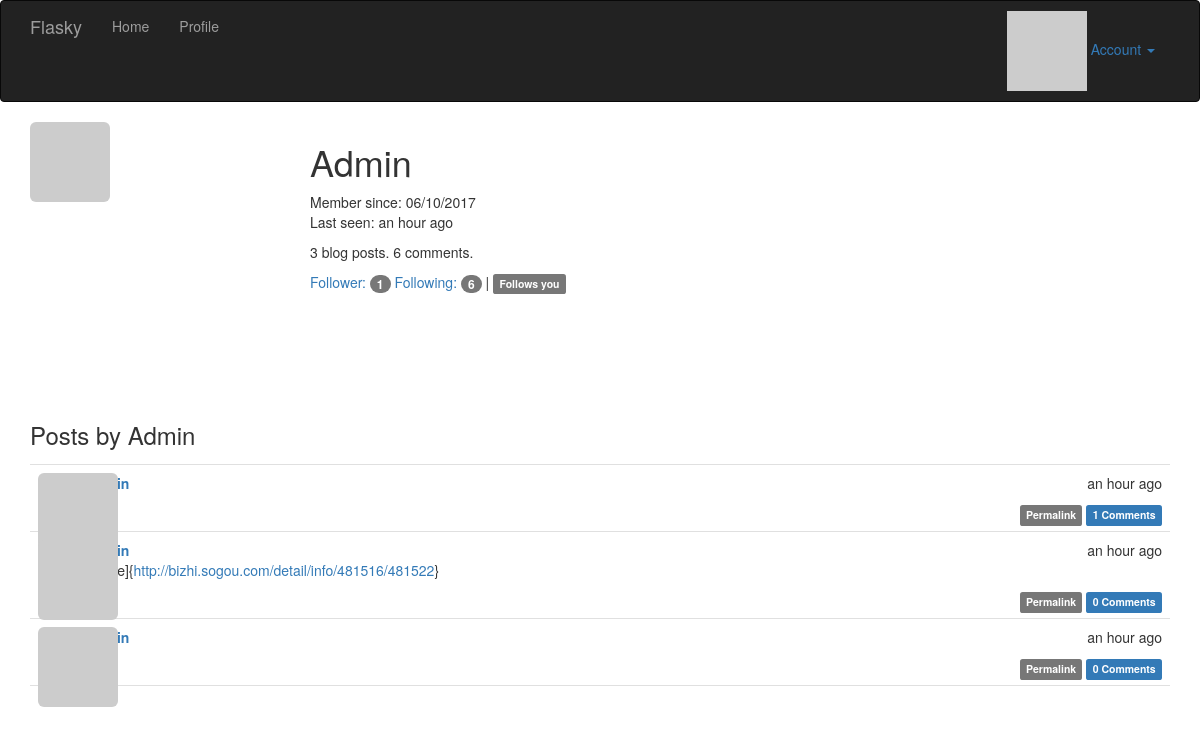
The app's page /user/Admin (signed in) with its own data.
### app/models.py (models this page shows, shortened)
class User(UserMixin, db.Model):
    __tablename__ = 'users'
    id = db.Column(db.Integer, primary_key=True)
    email = db.Column(db.String(64), unique=True, index=True)
    username = db.Column(db.String(64), unique=True, index=True)
    role_id = db.Column(db.Integer, db.ForeignKey('roles.id'))
    password_hash = db.Column(db.String(128))
    confirmed = db.Column(db.Boolean, default=False)
    name = db.Column(db.String(64))
    location = db.Column(db.String(64))
    about_me = db.Column(db.Text())
    member_since = db.Column(db.DateTime(), default=datetime.utcnow)
    last_seen = db.Column(db.DateTime(), default=datetime.utcnow)
    avatar_hash = db.Column(db.String(32))
    posts = db.relationship("Post", backref="author", lazy="dynamic")
    followed = db.relationship("Follow", foreign_keys=[Follow.follower_id],
                               backref=db.backref('follower', lazy='joined'), lazy='dynamic',
                               cascade='all, delete-orphan')
    followers = db.relationship("Follow", foreign_keys=[Follow.followed_id],
                                backref=db.backref('followed', lazy='joined'), lazy='dynamic',
                                cascade='all, delete-orphan')
    comments = db.relationship('Comment', backref='author', lazy='dynamic')
    def can(self, permissions):
        return self.role is not None and (self.role.permissions & permissions) == permissions
    def is_administrator(self):
        return self.can(Permission.ADMINISTER)
    @property
    def password(self):
        raise AttributeError("password is not a readable attribute")
    def gravatar(self, size=100, default="identicon", rating="g"):
        if request.is_secure:
            url = "http://secure.gravatar.com/avatar"
        else:
            url = 'http://www.gravatar.com/avatar'
        hash = self.avatar_hash or hashlib.md5(self.email.encode("utf-8")).hexdigest()
        return '{url}/{hash}?s={size}&d={default}&r={rating}'.format(
            url=url, hash=hash, size=size, default=default, rating=rating)
    def ping(self):
        self.last_seen = datetime.utcnow()
        db.session.add(self)
    def is_following(self, user):
        return self.followed.filter_by(followed_id=user.id).first() is not None

class Post(db.Model):
    __tablename__ = "posts"
    id = db.Column(db.Integer, primary_key=True)
    body = db.Column(db.Text)
    body_html = db.Column(db.Text)
    timestamp = db.Column(db.DateTime, index=True, default=datetime.utcnow)
    author_id = db.Column(db.Integer, db.ForeignKey("users.id"))
    comments = db.relationship('Comment', backref='post', lazy='dynamic')

### app/main/views.py (the view)
@main.route("/user/<username>")
def user(username):
    user = User.query.filter_by(username=username).first()
    if user is None:
        abort(404)
    posts = user.posts.order_by(Post.timestamp.desc()).all()
    return render_template("user.html", user=user, posts=posts)

### app/auth/views.py (called while the page is built)
@auth.before_app_request
def before_request():
    if current_user.is_authenticated:
        current_user.ping()
        if not current_user.confirmed \
                and request.endpoint[:5] != "auth.":
            return redirect(url_for("auth.unconfirmed"))

### app/main/__init__.py (called while the page is built)
@main.app_context_processor
def inject_permissions():
    return dict(Permission=Permission)

### app/models.py (called while the page is built)
@login_manager.user_loader
def load_user(user_id):
    return User.query.get(int(user_id))

### app/templates/user.html (shortened to what this page needs)
{% extends 'base.html' %}
{% import "_macros.html" as macros %}
{% block page_content %}
    <img class="img-rounded profile-thumbnail" src="{{ user.gravatar(size=256) }}" >
	<div class="profile-header">
        <h1>{{ user.username }}</h1>
    <p>
        Member since: {{ moment(user.member_since).format("L") }}<br />
        Last seen: {{ moment(user.last_seen).fromNow() }}
    </p>
    <p>{{ user.posts.count() }} blog posts. {{ user.comments.count() }} comments.</p>
    <p>
        <a href="{{ url_for('.followers', username=user.username) }}">
            Follower: <span class="badge">{{ user.followers.count() - 1}}</span>
        </a>
        <a href="{{ url_for('.followed_by', username=user.username) }}">
            Following: <span class="badge">{{ user.followed.count() - 1}}</span>
        </a>
        {% if current_user.is_authenticated and user != current_user and
             user.is_following(current_user) %}
          |  <span class="label label-default">Follows you</span>
        {% endif %}
    </p>
	</div>
    <h3>Posts by {{ user.username }}</h3>
    {% include "_posts.html" %}
{% endblock %}

### app/templates/base.html (shortened to what this page needs)
{% extends 'bootstrap/base.html' %}
{% block head %}
	{{ super() }}
    <link rel="stylesheet"  href="{{ url_for("static", filename='css/styles.css') }}" type="text/css">
{% endblock %}
{% block navbar %}
<div class="navbar navbar-inverse" role='navigation'>
	<div class="container">
		<div class="navbar-header">
			<a class="navbar-brand" href="{{ url_for('main.index') }}">Flasky</a>
		</div>
		<div class="navbar-collapse collapse">
			<ul class="nav navbar-nav">
				<li><a href="{{ url_for('main.index') }}">Home</a></li>
                {% if current_user.is_authenticated %}
                    <li>
                        <a href="{{ url_for("main.user", username=current_user.username) }}">
                            Profile
                        </a>
                    </li>
                {% endif %}
			</ul>
            <ul class="nav navbar-right">
                {% if current_user.is_authenticated %}
                 <li class="dropdown">
                    <a href="#" class="dropdown-toggle" data-toggle="dropdown">
                        <img src="{{ current_user.gravatar(size=18) }}">
                        Account <b class="caret"></b></a>
                </li>
                {% else %}
                <li>
                    <a href="{{ url_for('auth.login') }}">Log In</a>
                </li>
                {% endif %}
            </ul>
		</div>
	</div>
</div>
{% endblock %}
{% block content %}
	<div class="container">
		{% block page_content %}{% endblock %}
	</div>
{% endblock %}

### app/templates/_posts.html (shortened to what this page needs)
<ul class="posts">
    {% for post in posts %}
        <li class="post">
            <div class="post-thumbnail">
                <a href="{{ url_for(".user", username=post.author.username) }}">
                    <img class="img-rounded profile-thumbnail"
                         src="{{ post.author.gravatar(size=40) }}">
                </a>
            </div>
            <div class="post-content">
                <div class="post-date">
                    {{ moment(post.timestamp).fromNow() }}
                </div>
                <div class="post-author">
                    <a href="{{ url_for('.user', username=post.author.username) }}">
                    </a>
                </div>
                <div class="post-body">
                    {% if post.body_html %}
                        {{ post.body_html | safe }}
                    {% else %}
                        {{ post.body }}
                    {% endif %}
                </div>
                <div class="post-footer">
                    <a href="{{ url_for('.post', id=post.id) }}">
                        <span class="label label-default">Permalink</span>
                    </a>
                    <a href="{{ url_for('.post', id=post.id) }}#comments">
                        <span class="label label-primary">{{ post.comments.count() }} Comments</span>
                    </a>
                </div>
            </div>
        </li>
    {% endfor %}
</ul>

### app/static/css/styles.css (style rules this page uses)
.profile-thumbnail { position: absolute; }
.profile-header { min-height: 260px; margin-left: 280px; }
ul.posts { list-style-type: none; padding: 0px; margin: 16px 0px 0px 0px; border-top: 1px solid #e0e0e0; }
ul.posts li.post { padding: 8px; border-bottom: 1px solid #e0e0e0; }
div.post-date { float: right; }
div.post-author { font-weight: bold; }
div.post-thumbnail { position: absolute; }
div.post-content { margin-left: 48px; min-height: 48px; }
div.post-footer { text-align: right; }

### records on screen
User: username "Admin", member_since "06/10/2017", last_seen "an hour ago"
Post: timestamp "an hour ago", comments.count "1"
Post: timestamp "an hour ago", body_html "http://bizhi.sogou.com/detail/info/481516/481522 }", comments.count "0"
Post: timestamp "an hour ago", comments.count "0"

### other values on screen
{{ user.posts.count() }} "3"
{{ user.comments.count() }} "6"
{{ user.followers.count() - 1 }} "1"
{{ user.followed.count() - 1 }} "6"
